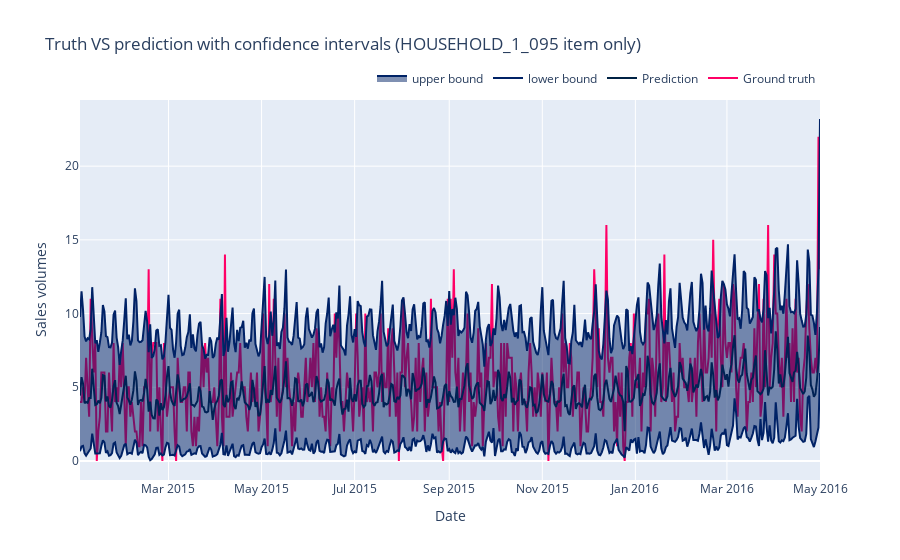

The cell this chart's notebook holds for it:
### Code cell
plot_predictions_ci(X_test_q[X_test_q['item_id']==average_item], percentage = 0.9)

### Figure 1 — Plotly figure (JSON) as saved in the notebook; plotly's stock layout.template omitted (floating-point values rounded to 4 significant figures; data arrays with more than 128 entries replaced by an {"elided": "..."} marker saying what was removed)
{"data": [{"line": {"color": "#ff0066"}, "mode": "lines", "name": "Ground truth", "type": "scatter", "x": {"elided": "486 str values"}, "y": {"elided": "486 int values"}}, {"line": {"color": "#002244"}, "mode": "lines", "name": "Prediction", "type": "scatter", "x": {"elided": "486 str values"}, "y": {"elided": "486 float values"}}, {"line": {"color": "#002266"}, "mode": "lines", "name": "lower bound", "type": "scatter", "x": {"elided": "486 str values"}, "y": {"elided": "486 float values"}}, {"fill": "tonexty", "line": {"color": "#002266"}, "mode": "lines", "name": "upper bound", "type": "scatter", "x": {"elided": "486 str values"}, "y": {"elided": "486 float values"}}], "layout": {"legend": {"orientation": "h", "x": 1, "xanchor": "right", "y": 1.02, "yanchor": "bottom"}, "title": {"text": "Truth VS prediction with confidence intervals (HOUSEHOLD_1_095 item only)"}, "xaxis": {"title": {"text": "Date"}}, "yaxis": {"title": {"text": "Sales volumes"}}}}
